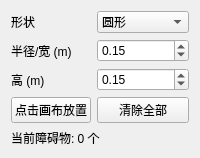
               <widget class="QWidget" name="obstacle_tab">
                <attribute name="title">
                 <string>避障</string>
                </attribute>
                <layout class="QFormLayout" name="formLayout_obstacle">
                 <item row="0" column="0">
                  <widget class="QLabel" name="ql_obs_shape">
                   <property name="text">
                    <string>形状</string>
                   </property>
                  </widget>
                 </item>
                 <item row="0" column="1">
                  <widget class="QComboBox" name="cb_obs_shape">
                   <item>
                    <property name="text">
                     <string>圆形</string>
                    </property>
                   </item>
                   <item>
                    <property name="text">
                     <string>矩形</string>
                    </property>
                   </item>
                  </widget>
                 </item>
                 <item row="1" column="0">
                  <widget class="QLabel" name="ql_obs_radius">
                   <property name="text">
                    <string>半径/宽 (m)</string>
                   </property>
                  </widget>
                 </item>
                 <item row="1" column="1">
                  <widget class="QDoubleSpinBox" name="sb_obs_radius">
                   <property name="decimals">
                    <number>2</number>
                   </property>
                   <property name="minimum">
                    <double>0.050000000000000</double>
                   </property>
                   <property name="maximum">
                    <double>2.000000000000000</double>
                   </property>
                   <property name="singleStep">
                    <double>0.050000000000000</double>
                   </property>
                   <property name="value">
                    <double>0.150000000000000</double>
                   </property>
                  </widget>
                 </item>
                 <item row="2" column="0">
                  <widget class="QLabel" name="ql_obs_height">
                   <property name="text">
                    <string>高 (m)</string>
                   </property>
                  </widget>
                 </item>
                 <item row="2" column="1">
                  <widget class="QDoubleSpinBox" name="sb_obs_height">
                   <property name="decimals">
                    <number>2</number>
                   </property>
                   <property name="minimum">
                    <double>0.050000000000000</double>
                   </property>
                   <property name="maximum">
                    <double>2.000000000000000</double>
                   </property>
                   <property name="singleStep">
                    <double>0.050000000000000</double>
                   </property>
                   <property name="value">
                    <double>0.150000000000000</double>
                   </property>
                  </widget>
                 </item>
                 <item row="3" column="0">
                  <widget class="QPushButton" name="bt_add_obstacle">
                   <property name="text">
                    <string>点击画布放置</string>
                   </property>
                  </widget>
                 </item>
                 <item row="3" column="1">
                  <widget class="QPushButton" name="bt_clear_obstacles">
                   <property name="text">
                    <string>清除全部</string>
                   </property>
                  </widget>
                 </item>
                 <item row="4" column="0" colspan="2">
                  <widget class="QLabel" name="ql_obs_count">
                   <property name="text">
                    <string>当前障碍物: 0 个</string>
                   </property>
                  </widget>
                 </item>
                </layout>
               </widget>
